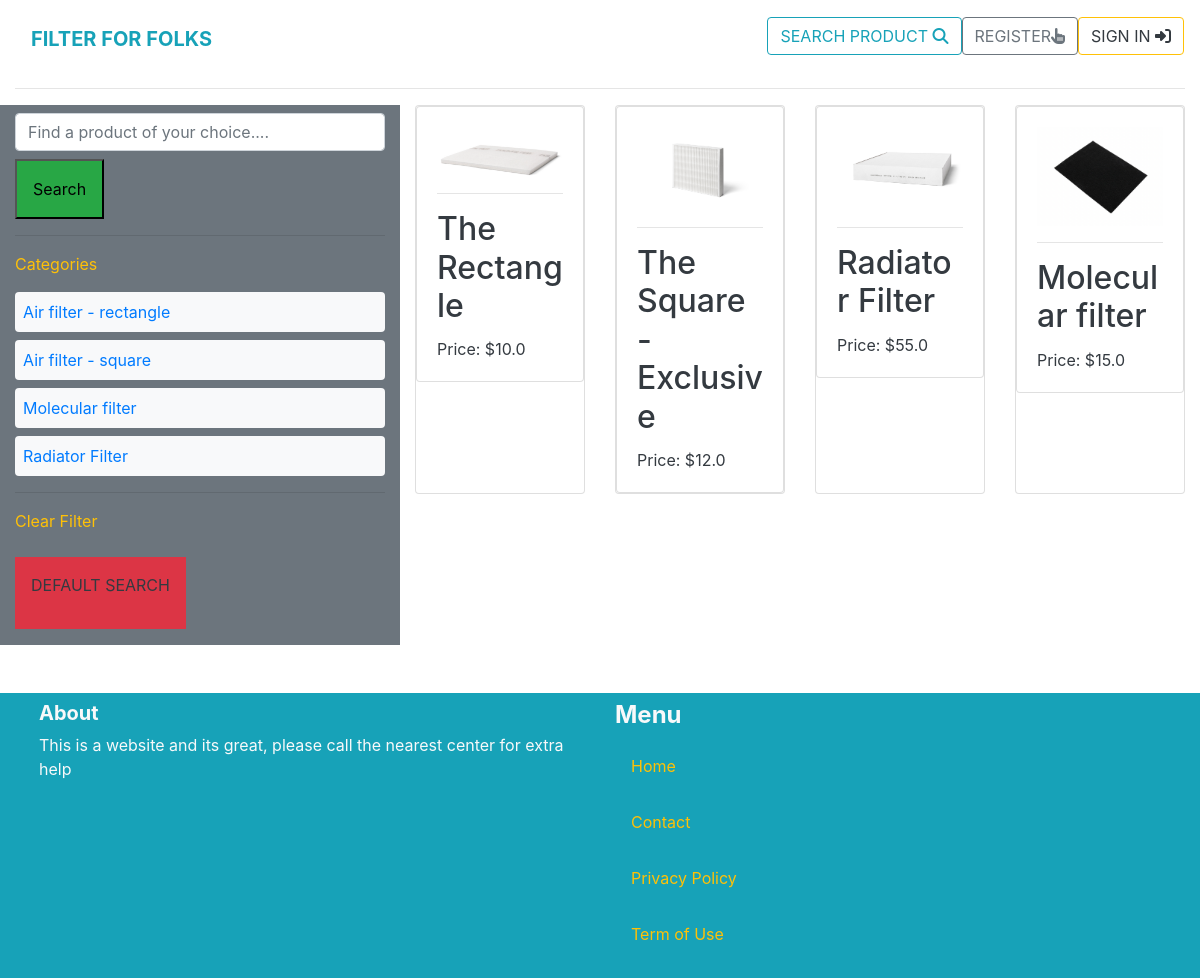
Page /product/ on the earlier database version.
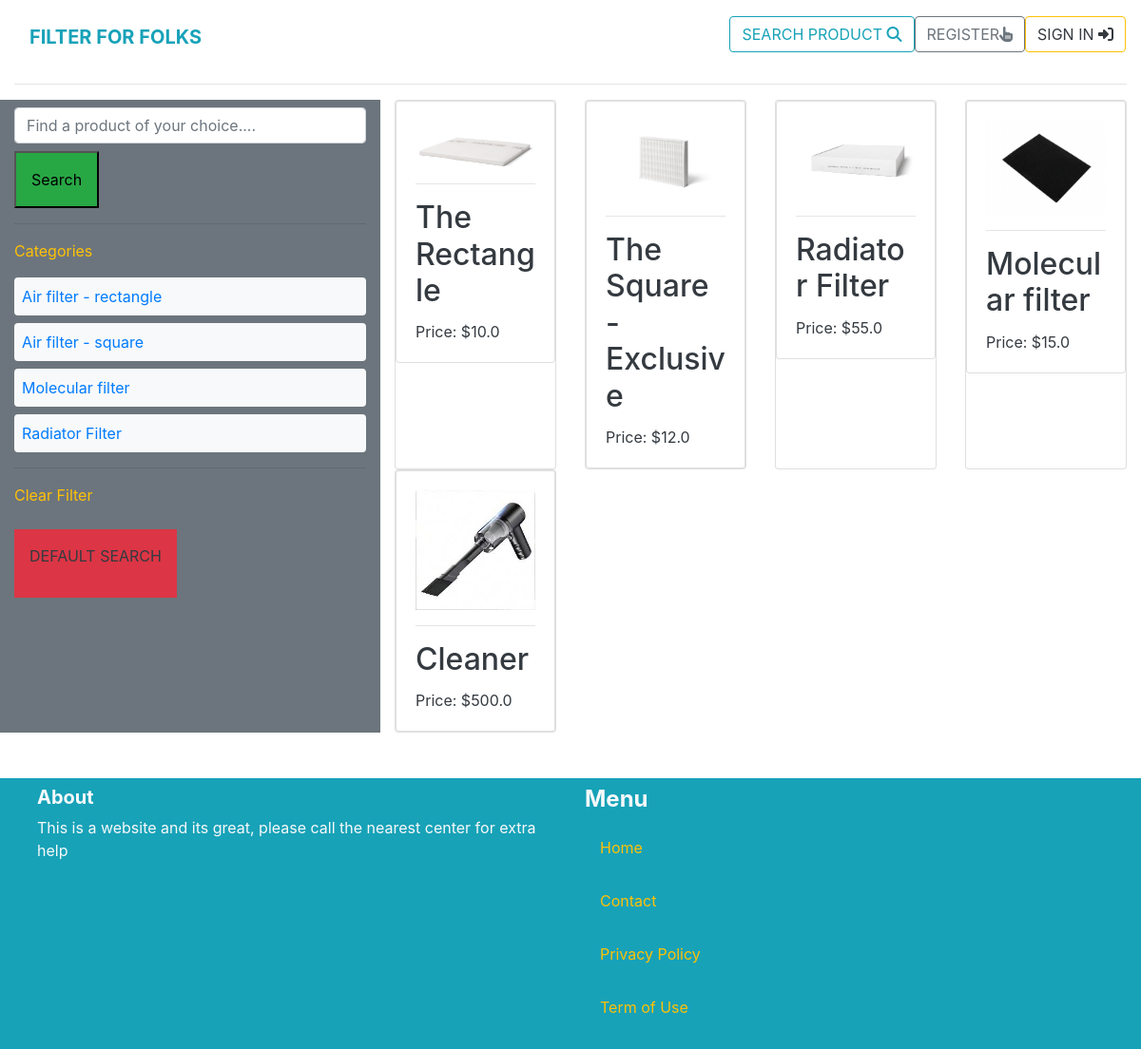
Same page on the later database version.
### product/models.py (models this page shows, shortened)
class Category(models.Model):
    name = models.CharField(max_length=225)
    class Meta:
        ordering = ('name',)
        verbose_name_plural = 'Categories'

class Product(models.Model):
    category = models.ForeignKey('Category', null=True, blank=True, on_delete=models.CASCADE, related_name='products')
    name = models.CharField(max_length=300)
    description = models.TextField()
    price = models.FloatField()
    image = models.ImageField(upload_to='product_images', blank=True, null=True)

### product/views.py (the view)
# urls.py: path('', views.search_products, name='search'),
def search_products(request):
    query = request.GET.get('query', '')
    category_id = request.GET.get('category', 0)
    categories = Category.objects.all()
    products = Product.objects.filter()
    if category_id:
        products = products.filter(category_id=category_id)
    if query:
         products = products.filter(Q(name__icontains=query) | Q(description__icontains=query))
    return render(request, 'product/products.html', {
        'products': products,
        'query': query,
        'categories': categories,
        'category_id': int(category_id),
    })

### product/templates/product/products.html (shortened to what this page needs)
{% extends 'core/base.html' %}
{% block content %}
<div class="container-fluid">
    <div class="row">
        <br>
        <div class="col-4 bg-secondary">
            <form method="get" action="#" class="mt-2">
                <input name="query" class="form-control" placeholder="Find a product of your choice...." aria-label="Find a product of your choice...." aria-describedby="basic-addon2" type="text" value="{{ query }}">
                <button type="submit" class="mt-2 p-3 bg-success">Search</button>
            </form>
            <hr>
            <p class="text-warning">Categories</p>
            <ul class="list-unstyled">
                {% for category in categories %}
                <li class="p-2 mb-2 rounded bg-light {% if category.id == category_id %} bg-primary {% endif %}">
                    <a href="{% url 'product:search' %}?query={{ query }}&category={{ category.id }}">{{ category.name }}</a>
                </li>
                {% endfor %}
            </ul>
            <hr>
            <p class="text-warning">Clear Filter</p>
            <ul class="list-unstyled">
                <li>
                    <a href="{% url 'product:search' %}" class="mt-2 p-3 text-uppercase bg-danger" type="submit"><p class="text-dark">Default Search</p></a>
                </li>
            </ul>
        </div>
        <div class="col-8">
            <div class="row">
                {% for product in products %}
                        <div class="col-sm-6 col-md-6 col-lg-4 col-xl-3">
                            <div class="card h-100">
                                <a href="{% url 'product:product_detail' product.id %}">
                                    <div class="card">
                                        <div class="card-body">
                                            <img src="{{ product.image.url }}" class="card-img-top img-fluid">
                                            <hr>
                                            <div>
                                                <h2 class="card-title text-dark mt-0">{{ product.name }}</h2>
                                                <p class="card-text text-dark">Price: ${{ product.price}}</p>
                                            </div>
                                        </div>
                                    </div>
                                </a>
                            </div>
                        </div>
                {% endfor %}
            </div>
        </div>
      </div>
</div>
{% endblock %}

Differences in the rows shown:
added Product: image (picture), name "Cleaner", price "500.0"
